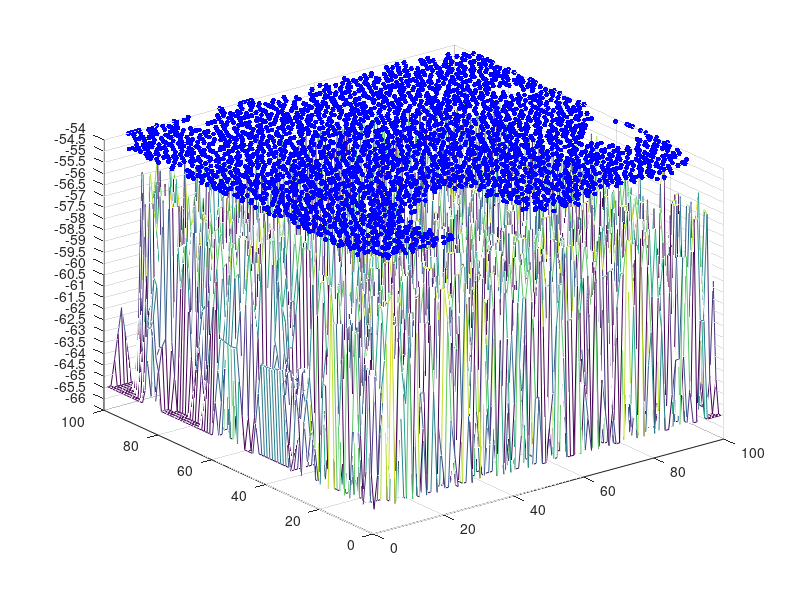

Write the MATLAB code that produced this figure.
%% This program can display the fired neurons of a 2D neural network in 3D 
%% the thired dimenstion is time.



%% Simulation of (leaky) integrate-and-fire neuron
 clear; clf;

%% parameters of the model
 m = 100;                    % there will have m*m neurons
 dt = 0.1;                   % integration time step [ms]
 tau = 10;                   % time constant [ms]
 E_L = -65*ones(m, m);       % resting potential [mV]
 theta = -55;                % firing threshold [mV]
%% make neural network with initial value
   
   X = zeros(m,m);
   % set the initial value using rand()
   p = -1:1;
   for count=1:300,
      kx=floor(rand*(m-4))+2; 
      ky=floor(rand*(m-4))+2; 
      X(kx+p,ky+p)=(rand(3)>0.1);
   end;
   % if the value of X is not 0, the this neuron fired, else set it to -65 in line 48 
   X = (X ~= 0) .* (-55);
   spike = X ~= 0;
   
   % The "find" function returns the indices of the nonzero elements.
   [i,j] = find(spike);
   %[a,b,c] = find(X);
   mesh(X);
   hold on;
   z = i.*0 -54;        % z is the time axes
   plot3(i,j,z,'.', ...
      'Color','blue', ...
      'MarkerSize',12);
   
   axis([0 m 0 m -66 -54]); 
   set(gca,'ztick',[-66:0.5:-54]);
   hold off;
   
   % plot the fire neuron  
if logical(0)  
   figure(gcf);
   plothandle = plot(i,j,'.', ...
      'Color','red', ...
      'MarkerSize',12);
   axis([0 m+1 0 m+1]);
   
%old plot code  
      
   z = i.*0;        % z is the time axes
   plot3(i,j,z,'.', ...
      'Color','blue', ...
      'MarkerSize',12);
   axis([0 m+1 0 m+1]);
   
   hold on
end
 %%  
   % Whether cells stay alive, die, or generate new cells depends
   % upon how many of their eight possible neighbors are alive.
   % Here we generate index vectors for four of the eight neighbors.
   % We use periodic (torus) boundary conditions at the edges of the universe.
   
   n = [m 1:m-1];
   e = [2:m 1];
   s = [2:m 1];
   w = [m 1:m-1];
 
   X = (X ~= 0) .* (-55) + (X == 0) .* (-65); % set the unfired neuron to -65
   
   for t = 1:1:100;
       
      % how many of eight neighbors are fired.
      spike = spike(n,:) + spike(s,:) + spike(:,e) + spike(:,w) + ...
         spike(n,e) + spike(n,w) + spike(s,e) + spike(s,w);
      
      % the fire neuron will generat 80mV current.
      % the NO. of neurons can be stable when the current value is around 150
      
      
      RI_ext = spike .* 150;
   
      X = X - ((dt/tau) .* ones(m, m)) .* ((X - E_L) - RI_ext);   % if equation
      
      temp1 = X > -55;
      
      X = ~temp1 .* X + temp1 .* -65; % reset 
      
      spike = temp1;    % reset the spike NO. so that spike can indicate which neuron is fired
      
      % Update plot.
      [i,j] = find(spike);
      %[a,b,c] = find(X);
      mesh(X);
      hold on;
      z = i.*0 -54;
      plot3(i,j,z,'.', ...
      'Color','blue', ...
      'MarkerSize',12);
      
 %old plot code     
 if logical (0)     
      z = z.*t;
    
      plot3(i,j,z,'.', ...
      'Color','red', ...
      'MarkerSize',12);
 end
      axis([0 m 0 m -66 -54]); 
      set(gca,'ztick',[-66:0.5:-54]);
      hold off;
     % set(plothandle,'xdata',i,'ydata',j)
      drawnow
     

   end
